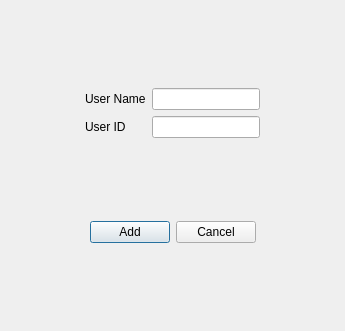
<?xml version="1.0" encoding="UTF-8"?>
<ui version="4.0">
 <class>AddContactWindow</class>
 <widget class="QDialog" name="AddContactWindow">
  <property name="geometry">
   <rect>
    <x>0</x>
    <y>0</y>
    <width>345</width>
    <height>331</height>
   </rect>
  </property>
  <property name="windowTitle">
   <string>Dialog</string>
  </property>
  <layout class="QVBoxLayout" name="verticalLayout_2">
   <item>
    <spacer name="verticalSpacer">
     <property name="orientation">
      <enum>Qt::Vertical</enum>
     </property>
     <property name="sizeHint" stdset="0">
      <size>
       <width>20</width>
       <height>40</height>
      </size>
     </property>
    </spacer>
   </item>
   <item>
    <layout class="QGridLayout" name="gridLayout">
     <item row="1" column="2">
      <widget class="QLineEdit" name="userIdLineEdit"/>
     </item>
     <item row="0" column="1">
      <widget class="QLabel" name="label">
       <property name="text">
        <string>User Name</string>
       </property>
      </widget>
     </item>
     <item row="0" column="0">
      <spacer name="horizontalSpacer_4">
       <property name="orientation">
        <enum>Qt::Horizontal</enum>
       </property>
       <property name="sizeHint" stdset="0">
        <size>
         <width>40</width>
         <height>20</height>
        </size>
       </property>
      </spacer>
     </item>
     <item row="1" column="1">
      <widget class="QLabel" name="label_2">
       <property name="layoutDirection">
        <enum>Qt::LeftToRight</enum>
       </property>
       <property name="text">
        <string>User ID</string>
       </property>
      </widget>
     </item>
     <item row="0" column="2">
      <widget class="QLineEdit" name="userNameLineEdit"/>
     </item>
     <item row="0" column="3">
      <spacer name="horizontalSpacer_5">
       <property name="orientation">
        <enum>Qt::Horizontal</enum>
       </property>
       <property name="sizeHint" stdset="0">
        <size>
         <width>40</width>
         <height>20</height>
        </size>
       </property>
      </spacer>
     </item>
    </layout>
   </item>
   <item>
    <spacer name="verticalSpacer_3">
     <property name="orientation">
      <enum>Qt::Vertical</enum>
     </property>
     <property name="sizeHint" stdset="0">
      <size>
       <width>20</width>
       <height>40</height>
      </size>
     </property>
    </spacer>
   </item>
   <item>
    <layout class="QHBoxLayout" name="horizontalLayout">
     <item>
      <spacer name="horizontalSpacer">
       <property name="orientation">
        <enum>Qt::Horizontal</enum>
       </property>
       <property name="sizeHint" stdset="0">
        <size>
         <width>40</width>
         <height>20</height>
        </size>
       </property>
      </spacer>
     </item>
     <item>
      <widget class="QPushButton" name="addButton">
       <property name="text">
        <string>Add</string>
       </property>
      </widget>
     </item>
     <item>
      <widget class="QPushButton" name="cancelButton">
       <property name="text">
        <string>Cancel</string>
       </property>
      </widget>
     </item>
     <item>
      <spacer name="horizontalSpacer_3">
       <property name="orientation">
        <enum>Qt::Horizontal</enum>
       </property>
       <property name="sizeHint" stdset="0">
        <size>
         <width>40</width>
         <height>20</height>
        </size>
       </property>
      </spacer>
     </item>
    </layout>
   </item>
   <item>
    <spacer name="verticalSpacer_2">
     <property name="orientation">
      <enum>Qt::Vertical</enum>
     </property>
     <property name="sizeHint" stdset="0">
      <size>
       <width>20</width>
       <height>40</height>
      </size>
     </property>
    </spacer>
   </item>
  </layout>
 </widget>
 <resources/>
 <connections/>
</ui>
